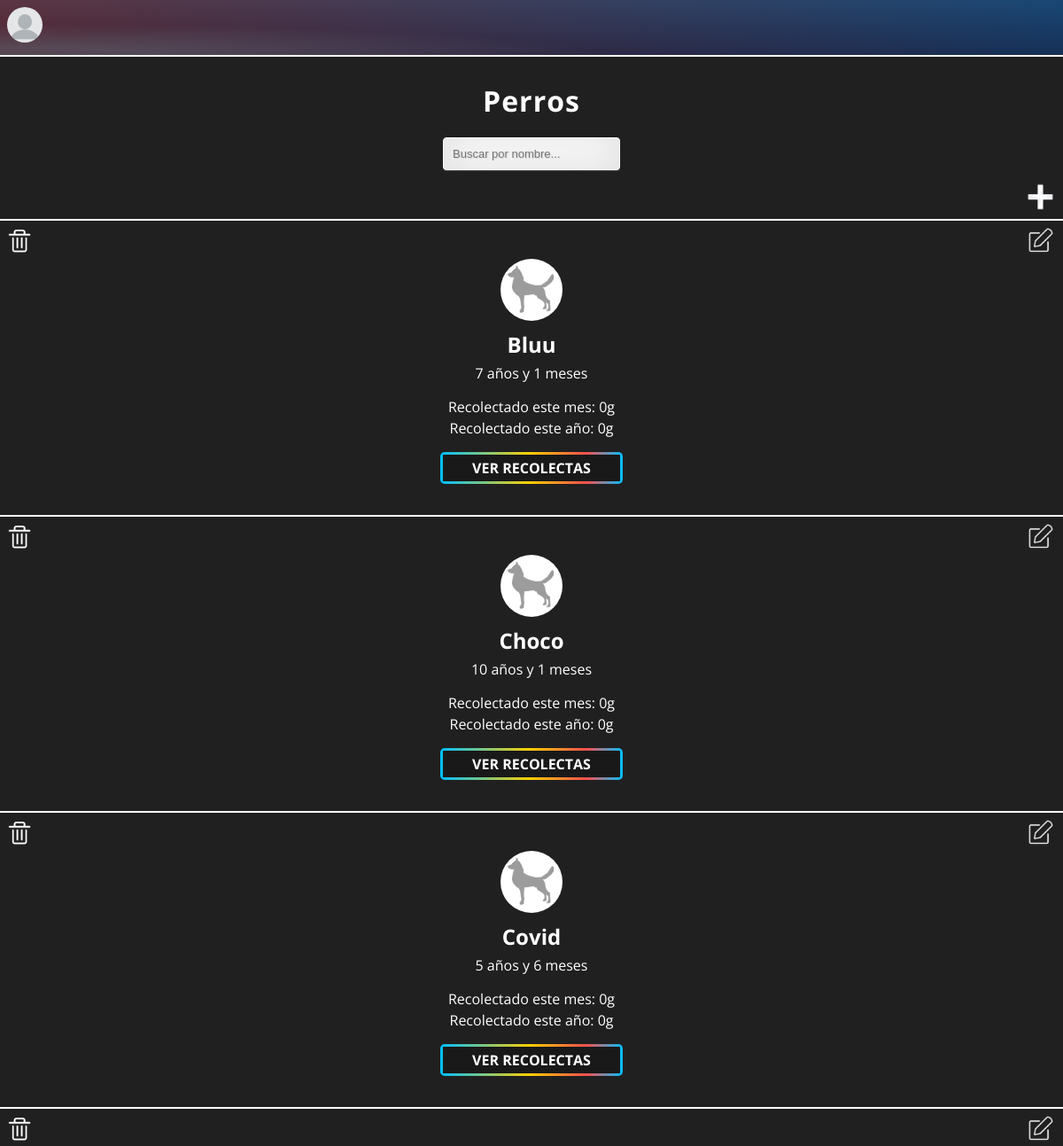
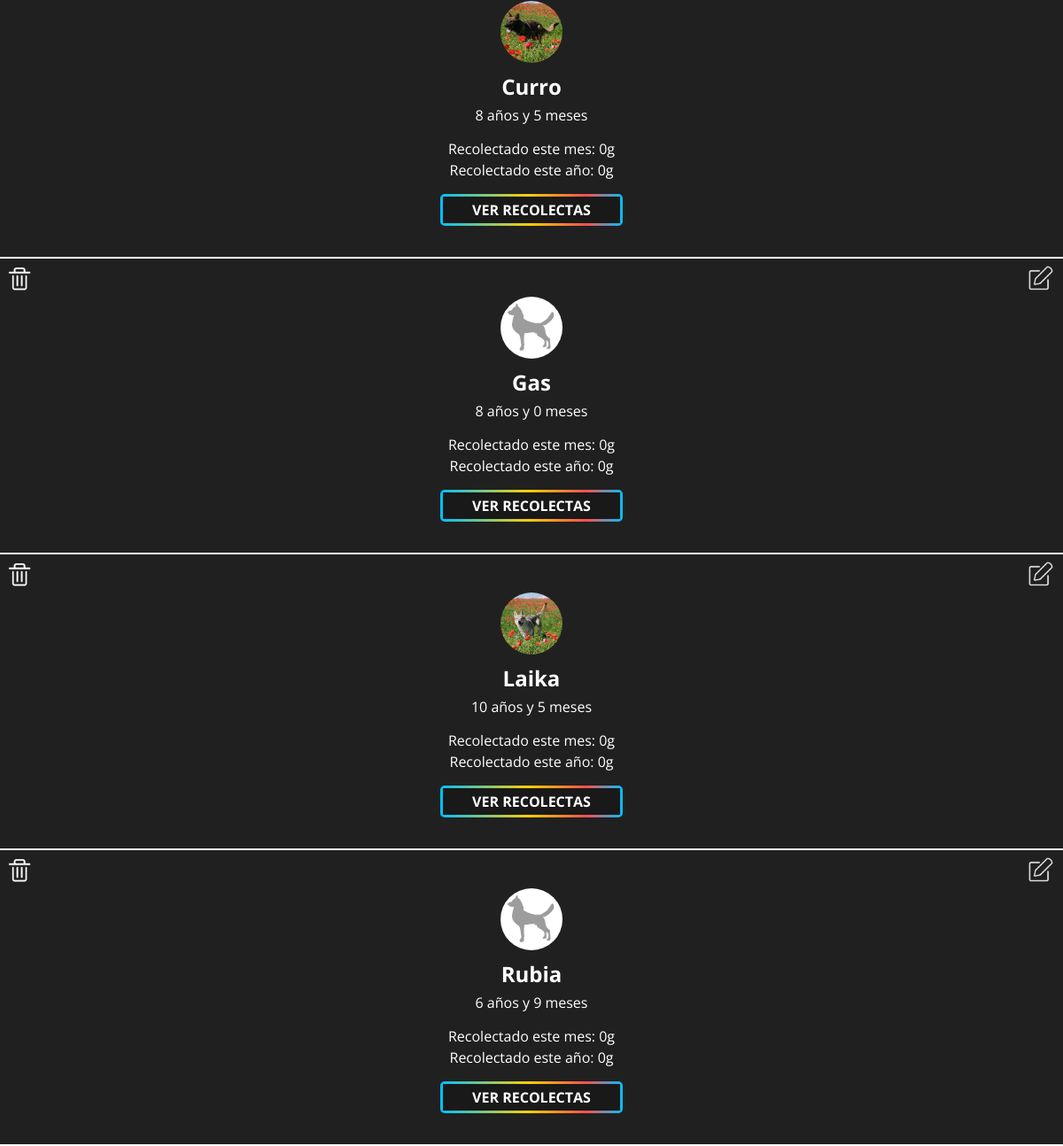
Screenshot of /GESTICAM/admin/verPerros.php (signed in) with the database file from the repository (2 pictures, top to bottom).
### tables this page shows
CREATE TABLE `perros` (
  `id` int(11) NOT NULL,
  `nombre` varchar(50) NOT NULL,
  `fech_nacimiento` date NOT NULL,
  `foto` varchar(50) NOT NULL DEFAULT ''
);

### GESTICAM/admin/verPerros.php (the view, shortened to what this page needs)
<!DOCTYPE html>
<html lang=es>
    <head>
        <link href="../css/msg-style.css" rel="stylesheet" type="text/css">
        <link href="../css/adminMain-style.css" rel="stylesheet" type="text/css">
        <link href="../css/menu.scss" rel="stylesheet" type="text/css">
    </head>
    <body>
    <?php
        if(isset($_SESSION["nombre"])){
            if ($_SESSION["admin"]) {
                $conex = conectar("campo_trufas");
                ?>
                <div id="bkgr"></div>
                <div id="header">
                    <img id="avatar" src='../imgs/users/<?php if($_SESSION["foto"] != NULL){echo $_SESSION["foto"];}else{echo ("no-user-img.png");}?>'>
                    <button id="clickAvatar"></button>
                    <nav>
                        <a href="index.php">Mapa</a>
                        <a href="verAdmins.php">Administradores</a>
                        <a href="verZonas.php">Zonas</a>
                        <a href="verRecolectores.php">Recolectores</a>
                        <a href="verPerros.php" style="color: grey;">Perros</a>
                        <a href="verRecolectas.php">Todas las recolectas</a>
                    </nav>
                </div>
                <hr style="position: fixed; width: 100%; border: 1px solid; border-color: white; background-color: white; margin-top: 0px;">
                <div id="cuerpo">
                    <h1 style="margin-bottom: 0px">Perros</h1>
                    <input id="cuadroTexto" onkeyup="busqueda('perros');" type="text" placeholder="Buscar por nombre...">
                    <br>
                    <div class="contenedor-icono-cruz" onclick="mostrarCard('add')"><img style="width: 35px; height: 35px;" id="addCruz_icon" id="añadir" src="../imgs/menu_icons/add.png" alt="añadir"></div>
                    <hr id="lineaInicial" style='width: 100%; border: 1px solid; border-color: white; background-color: white; margin: 0px;'>
                    <div id="content">
                        <?php
                        $consulta = "SELECT * FROM perros ORDER BY nombre";
                        if($rs=mysqli_query($conex,$consulta)){
                            while ($perros=mysqli_fetch_assoc($rs)){
                                echo "<div>";
                                ?>
                                <div class='contenedor-icono-edit' onclick="mostrarCard('editPerro',<?php echo $perros['id']?>,'<?php echo $perros['nombre']?>','<?php echo $perros['fech_nacimiento']?>','<?php echo $perros['foto']?>')"><img style='width: 32px; height: 32px;' id='edit_icon' id='añadir' src='../imgs/menu_icons/edit.png' alt='editar'></div>
                                <?php
                                echo "<div id='contenedor-delete'><a href='borrarPerro.php?id=".$perros['id']."'><img id='delete_icon' id='añadir' src='../imgs/menu_icons/delete.png' alt='eliminar'></a></div>";
                                ?>
                                <img class="fotoPerf" alt="fotoPerro" src='../imgs/perros/<?php if($perros["foto"] != ""){echo $perros["foto"];}else{echo ("no-dog-img.jpg");}?>'>
                                <?php
                                echo "<h2 style='margin-top: 5px; margin-bottom: 5px;'>".$perros['nombre']."</h2>";
                                $nacimiento = new DateTime($perros['fech_nacimiento']);
                                $hoy = new DateTime();
                                $edad = $hoy->diff($nacimiento);
                                echo "<p style='margin: 2px;'>".$edad->y." años y ".$edad->m." meses</p>";
                                $consulta = "SELECT SUM(peso) AS suma FROM recolectas WHERE perro = ".$perros['id']." AND MONTH(fecha) = ".date('m');
                                if($rs1=mysqli_query($conex,$consulta)) {
                                    $suma=mysqli_fetch_assoc($rs1);
                                    if ($suma["suma"] == "") {
                                        $suma["suma"] = 0;
                                    }
                                    echo "<p style='margin-bottom: 2px;'>Recolectado este mes: ".$suma["suma"]."g</p>";
                                }
                                $consulta = "SELECT SUM(peso) AS suma FROM recolectas WHERE perro = ".$perros['id']." AND YEAR(fecha) = ".date('Y');
                                if($rs1=mysqli_query($conex,$consulta)) {
                                    $suma=mysqli_fetch_assoc($rs1);
                                    if ($suma["suma"] == "") {
                                        $suma["suma"] = 0;
                                    }
                                    echo "<p style='margin-top: 2px;'>Recolectado este año: ".$suma["suma"]."g</p>";
                                }
                                echo "<a id='botonTablaPerro".$perros['id']."' onclick=mostrarOcultarTabla('Perro',".$perros['id'].") class='rainbow-button' alt='Ver recolectas'></a>";
                                            ?>
                                                            <?php
                                echo "<hr style='width: 100%; border: 1px solid; border-color: white; background-color: white; margin-bottom: 0px; margin-top: 35px;'>";
                                echo "</div>";
                            }
                        }
                        ?>
                    </div>
                </div>
    <?php
            }else{header("Location: ../index.php");}
        }else{header("Location: ../index.php");}
    ?>
    </body>
</html>

### GESTICAM/css/adminMain-style.css (style rules this page uses)
html { width: 100%; height:100%; overflow-x: hidden; }
* { -webkit-box-sizing:border-box; -moz-box-sizing:border-box; -ms-box-sizing:border-box; -o-box-sizing:border-box; box-sizing:border-box; }
body { color: white; margin: 0px; width: 100%; height:100%; font-family: 'Open Sans', sans-serif; background-color: #202020; }
#header { padding: 8px; width: 100%; height: 62px; }
#bkgr { background: #092756; background: -moz-radial-gradient(0% 100%, ellipse cover, rgba(104,128,138,.4) 10%,rgba(138,114,76,0) 40%),-moz-linear-gradient(top, rgba(57,173,219,.25) 0%, rgba(42,60,87,.4) 100%), -moz-linear-gradient(-45deg, #670d10 0%, #092756 100%); background: -webkit-radial-gradient(0% 100%, ellipse cover, rgba(104,128,138,.4) 10%,rgba(138,114,76,0) 40%), -webkit-linear-gradient(top, rgba(57,173,219,.25) 0%,rgba(42,60,87,.4) 100%), -webkit-linear-gradient(-45deg, #670d10 0%,#092756 100%); background: -o-radial-gradient(0% 100%, ellipse cover, rgba(104,128,138,.4) 10%,rgba(138,114,76,0) 40%), -o-linear-gradient(top, rgba(57,173,219,.25) 0%,rgba(42,60,87,.4) 100%), -o-linear-gradient(-45deg, #670d10 0%,#092756 100%); background: -ms-radial-gradient(0% 100%, ellipse cover, rgba(104,128,138,.4) 10%,rgba(138,114,76,0) 40%), -ms-linear-gradient(top, rgba(57,173,219,.25) 0%,rgba(42,60,87,.4) 100%), -ms-linear-gradient(-45deg, #670d10 0%,#092756 100%); background: -webkit-radial-gradient(0% 100%, ellipse cover, rgba(104,128,138,.4) 10%,rgba(138,114,76,0) 40%), linear-gradient(to bottom, rgba(57,173,219,.25) 0%,rgba(42,60,87,.4) 100%), linear-gradient(135deg, #670d10 0%,#092756 100%); filter: progid:DXImageTransform.Microsoft.gradient( startColorstr='#3E1D6D', endColorstr='#092756',GradientType=1 ); width: 100%; height: 62px; background-color: black; position: fixed; z-index: 50; }
#cuerpo { margin-top: 30px; text-align: center; }
input { width: 200px; margin-top: 20px; margin-bottom: 10px; background: rgb(255, 255, 255); border: none; outline: none; padding: 10px; font-size: 13px; color: rgb(0, 0, 0); text-shadow: 1px 1px 1px rgba(0, 0, 0, 0.123); border: 1px solid rgb(255, 255, 255); border-radius: 4px; box-shadow: inset 0 -5px 45px rgba(100,100,100,0.2), 0 1px 1px rgba(255,255,255,0.2); -webkit-transition: box-shadow .5s ease; -moz-transition: box-shadow .5s ease; -o-transition: box-shadow .5s ease; -ms-transition: box-shadow .5s ease; transition: box-shadow .5s ease; }
#avatar { position: fixed; z-index: 60; float: left; -webkit-background-size: 32px 32px; background-size: 32px 32px; border: 0; -webkit-border-radius: 50%; border-radius: 50%; margin: 0px; height: 40px; width: 40px; margin-right: 10px; }
#clickAvatar { z-index: 60; position: fixed; float: left; left: 0; height: 40px; width: 40px; margin-left: 8px; border-radius: 50%; color: transparent; background-color: transparent; border-color: transparent; cursor: pointer; border: 1; }
.fotoPerf { width: 70px; height: 70px; border-radius: 50%; }
#contenedor-delete { border-radius: 50%; width: 40px; height: 40px; margin-top: 3px; margin-left: 3px; padding-right: 2px; padding-top: 2px; }
.contenedor-icono-cruz, .contenedor-icono-edit { float: right; width: 40px; height: 40px; border-radius: 50%; margin-right: 5px; margin-bottom: 5px; padding-top: 3px; padding-right: 1px; cursor: pointer; }
.contenedor-icono-edit { margin-bottom: 0px; padding-left: 1px; }
#addCruz_icon { width: 35px; height: 35px; border-radius: 50%; cursor: pointer; }
#delete_icon { margin-right: 1px; width: 37px; height: 37px; border-radius: 50%; cursor: pointer; }
#contenedor-delete { border-radius: 50%; width: 40px; height: 40px; margin-top: 3px; margin-left: 2px; padding-right: 2px; padding-top: 1px; }
.rainbow-button { margin: 0px auto; text-decoration:none; color:#FFF; width:calc(200px + 6px); height:calc(30px + 6px); background-image: linear-gradient(90deg, #00C0FF 0%, #FFCF00 49%, #FC4F4F 80%, #00C0FF 100%); border-radius:5px; display:flex; align-items:center; justify-content:center; text-transform:uppercase; font-size:16px; font-weight:bold; }
.rainbow-button:after { content:attr(alt); width:200px; height:30px; background-color:#191919; display:flex; align-items:center; justify-content:center; }
.rainbow-button { animation:slidebg 3s linear infinite; }
.card-content h2, h1 { letter-spacing:1px; margin-top: 0px; text-align:center; }

### rows the page displays
perros: nombre "Bluu", fech_nacimiento "7", fech_nacimiento "1", suma "0"
perros: nombre "Choco", fech_nacimiento "10", fech_nacimiento "1", suma "0"
perros: nombre "Covid", fech_nacimiento "5", fech_nacimiento "6", suma "0"
perros: foto (picture), nombre "Curro", fech_nacimiento "8", fech_nacimiento "5", suma "0"
perros: nombre "Gas", fech_nacimiento "8", fech_nacimiento "0", suma "0"
perros: foto (picture), nombre "Laika", fech_nacimiento "10", fech_nacimiento "5", suma "0"
perros: nombre "Rubia", fech_nacimiento "6", fech_nacimiento "9", suma "0"
